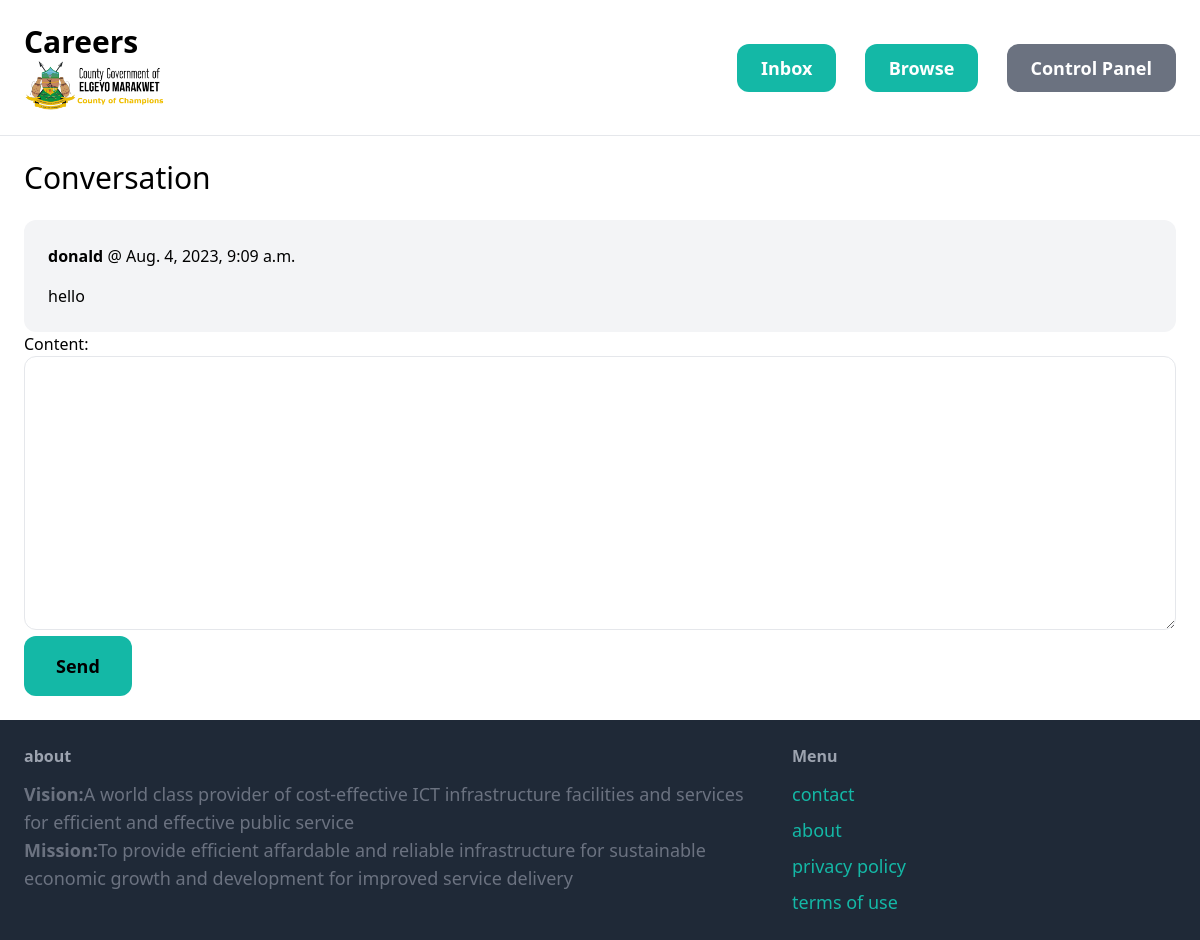
The app's page /customercare/4/ (signed in) with its own data.
### customercare/models.py (models this page shows, shortened)
class ConversationMessage(models.Model):
    conversation = models.ForeignKey(Conversation, related_name='messages', on_delete=models.CASCADE)
    content = models.TextField()
    created_at = models.DateTimeField(auto_now_add=True)
    created_by = models.ForeignKey(User, related_name='created_messages', on_delete=models.CASCADE)

### customercare/views.py (the view)
# urls.py: path('<int:pk>/', views.detail, name= 'detail'),
@login_required
def detail(request, pk):
    conversation = Conversation.objects.filter(members__in=[request.user.id]).get(pk=pk)
    if request.method == 'POST':
        form = ConversationMessageForm(request.POST)
        if form.is_valid():
            conversation_message = form.save(commit=False)
            conversation_message.conversation = conversation
            conversation_message.created_by = request.user
            conversation_message.save()
            conversation.save()
            return redirect('customercare:detail', pk=pk)
    else:
        form = ConversationMessageForm()
    return render(request, 'customercare/detail.html', {
        'conversation': conversation,
        'form': form
    })

### customercare/forms.py
class ConversationMessageForm(forms.ModelForm):
    class Meta:
        model = ConversationMessage
        fields = ('content',)
        widgets = {
            'content': forms.Textarea(attrs={
                'class': 'w-full py-4 px-6 rounded-xl border'
            })
        }

### customercare/templates/customercare/detail.html (shortened to what this page needs)
{% extends 'core/base.html' %}
{% block content %}
<h1 class="mb-6 text-3xl">Conversation</h1>
<div class="space-y-6">
    {% for message in conversation.messages.all %}
        <div class="p-6 flex {% if message.created_by == request.user %} bg-blue-100 {% else %}bg-gray-100 {% endif %} rounded-xl">
            <div>
                <p class="mb-4 "><strong>{{ message.created_by.username }}</strong> @ {{ message.created_at }}</p>
                <p>{{ message.content }}</p>
            </div>
        </div>
    {% endfor %}
</div>
<form method="post" action=".">
    {{ form.as_p }}
    <button class="py-4 px-8 text-lg bg-teal-500 hover:bg-teal-700 rounded-xl " type="submit"><b>Send</b></button>
</form>
{% endblock %}

### records on screen
ConversationMessage: created_by.username "donald", created_at "Aug. 4, 2023, 9:09 a.m.", content "hello"
